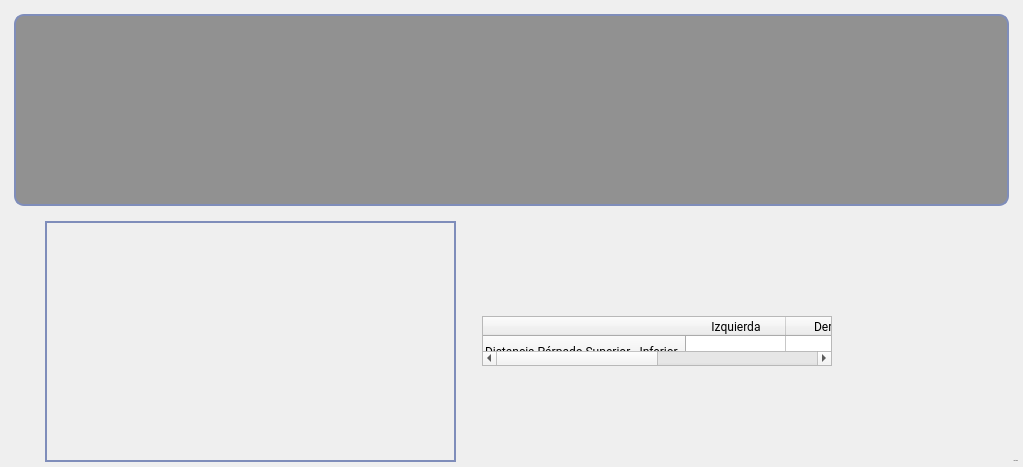
     <widget class="QWidget" name="DistOjoSupInf">
      <attribute name="title">
       <string>Dist. Ojo Párpado Sup-Inf</string>
      </attribute>
      <layout class="QVBoxLayout" name="verticalLayout_11">
       <property name="leftMargin">
        <number>5</number>
       </property>
       <property name="topMargin">
        <number>5</number>
       </property>
       <property name="rightMargin">
        <number>5</number>
       </property>
       <property name="bottomMargin">
        <number>5</number>
       </property>
       <item>
        <widget class="QWidget" name="widget_3" native="true">
         <property name="styleSheet">
          <string notr="true">QFrame{
border: 2px solid rgb(127, 141, 186);
border-radius: 10px;
background:rgba(0, 0, 0, 100) ;
}</string>
         </property>
         <layout class="QHBoxLayout" name="horizontalLayout_10">
          <item>
           <widget class="QChartView" name="DistOjoGraph">
            <property name="sizePolicy">
             <sizepolicy hsizetype="Expanding" vsizetype="Expanding">
              <horstretch>0</horstretch>
              <verstretch>0</verstretch>
             </sizepolicy>
            </property>
            <property name="font">
             <font>
              <family>Roboto</family>
             </font>
            </property>
            <property name="styleSheet">
             <string notr="true">border: 2px solid rgb(127, 141, 186)</string>
            </property>
           </widget>
          </item>
         </layout>
        </widget>
       </item>
       <item>
        <layout class="QHBoxLayout" name="horizontalLayout_3">
         <item>
          <spacer name="horizontalSpacer_7">
           <property name="orientation">
            <enum>Qt::Horizontal</enum>
           </property>
           <property name="sizeHint" stdset="0">
            <size>
             <width>40</width>
             <height>20</height>
            </size>
           </property>
          </spacer>
         </item>
         <item>
          <widget class="QLabel" name="img_label_3">
           <property name="minimumSize">
            <size>
             <width>411</width>
             <height>241</height>
            </size>
           </property>
           <property name="maximumSize">
            <size>
             <width>411</width>
             <height>241</height>
            </size>
           </property>
           <property name="styleSheet">
            <string notr="true">border: 2px solid rgb(127, 141, 186);
border-radius: 0px;
</string>
           </property>
           <property name="text">
            <string/>
           </property>
           <property name="alignment">
            <set>Qt::AlignCenter</set>
           </property>
          </widget>
         </item>
         <item>
          <spacer name="horizontalSpacer_6">
           <property name="orientation">
            <enum>Qt::Horizontal</enum>
           </property>
           <property name="sizeType">
            <enum>QSizePolicy::MinimumExpanding</enum>
           </property>
           <property name="sizeHint" stdset="0">
            <size>
             <width>20</width>
             <height>20</height>
            </size>
           </property>
          </spacer>
         </item>
         <item>
          <layout class="QVBoxLayout" name="verticalLayout_13">
           <item>
            <spacer name="verticalSpacer_10">
             <property name="orientation">
              <enum>Qt::Vertical</enum>
             </property>
             <property name="sizeType">
              <enum>QSizePolicy::Preferred</enum>
             </property>
             <property name="sizeHint" stdset="0">
              <size>
               <width>20</width>
               <height>0</height>
              </size>
             </property>
            </spacer>
           </item>
           <item>
            <widget class="QTableWidget" name="tablaOjoSupInf">
             <property name="sizePolicy">
              <sizepolicy hsizetype="Preferred" vsizetype="Minimum">
               <horstretch>0</horstretch>
               <verstretch>0</verstretch>
              </sizepolicy>
             </property>
             <property name="minimumSize">
              <size>
               <width>350</width>
               <height>0</height>
              </size>
             </property>
             <property name="maximumSize">
              <size>
               <width>16777215</width>
               <height>50</height>
              </size>
             </property>
             <property name="font">
              <font>
               <family>Roboto</family>
              </font>
             </property>
             <row>
              <property name="text">
               <string>Distancia Párpado Superior - Inferior</string>
              </property>
              <property name="font">
               <font>
                <family>Roboto</family>
               </font>
              </property>
             </row>
             <column>
              <property name="text">
               <string>Izquierda</string>
              </property>
              <property name="font">
               <font>
                <family>Roboto</family>
               </font>
              </property>
             </column>
             <column>
              <property name="text">
               <string>Derecha</string>
              </property>
              <property name="font">
               <font>
                <family>Roboto</family>
               </font>
              </property>
             </column>
            </widget>
           </item>
           <item>
            <spacer name="verticalSpacer_11">
             <property name="orientation">
              <enum>Qt::Vertical</enum>
             </property>
             <property name="sizeType">
              <enum>QSizePolicy::Preferred</enum>
             </property>
             <property name="sizeHint" stdset="0">
              <size>
               <width>20</width>
               <height>0</height>
              </size>
             </property>
            </spacer>
           </item>
          </layout>
         </item>
         <item>
          <spacer name="horizontalSpacer_12">
           <property name="orientation">
            <enum>Qt::Horizontal</enum>
           </property>
           <property name="sizeType">
            <enum>QSizePolicy::MinimumExpanding</enum>
           </property>
           <property name="sizeHint" stdset="0">
            <size>
             <width>10</width>
             <height>0</height>
            </size>
           </property>
          </spacer>
         </item>
         <item>
          <layout class="QVBoxLayout" name="verticalLayout_15">
           <item>
            <spacer name="verticalSpacer_13">
             <property name="orientation">
              <enum>Qt::Vertical</enum>
             </property>
             <property name="sizeType">
              <enum>QSizePolicy::Minimum</enum>
             </property>
             <property name="sizeHint" stdset="0">
              <size>
               <width>20</width>
               <height>0</height>
              </size>
             </property>
            </spacer>
           </item>
           <item>
            <widget class="QLabel" name="nro_frame_dist_ojo">
             <property name="minimumSize">
              <size>
               <width>170</width>
               <height>0</height>
              </size>
             </property>
             <property name="font">
              <font>
               <family>Open Sans</family>
               <pointsize>-1</pointsize>
               <weight>50</weight>
               <italic>false</italic>
               <bold>false</bold>
              </font>
             </property>
             <property name="text">
              <string>TextLabel</string>
             </property>
             <property name="alignment">
              <set>Qt::AlignBottom|Qt::AlignRight|Qt::AlignTrailing</set>
             </property>
            </widget>
           </item>
          </layout>
         </item>
        </layout>
       </item>
      </layout>
     </widget>
